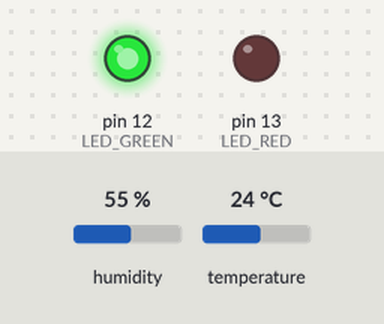
A sketch run on a simulated Arduino Uno, built with avr-gcc and run on an emulated ATmega328P. Shown: output pins drawn as LEDs (lit = HIGH). The inputs (shaded band) are chosen by the test bench; at power-on: humidity 55 %, temperature 24 °C. What the sketch prints to the serial monitor is not drawn.

Above: at 0.1 s.
Timing chart, 0 to 1.6 s (numbered marks = the images above):
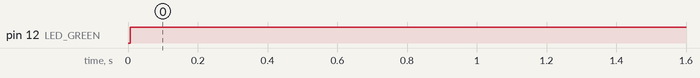

Measured:
- by itself, pin 12 (LED_GREEN): LOW → HIGH at 0.01 s

The sketch:

temperature.ino
```cpp
/*
 * TNK116 - Internet of Things
 * Sketch for blink
 * Board Arduino UNO
 * 1 x green LED
 * 1 x red LED
 * 1 x DHT22 (Temperature/Humidity sensor)
 */

// Including 3rd party software for reading DHT22.
#include "DHT.h"
#include "Adafruit_Sensor.h"

// Declaring pin and sensor type.
// Todo: Change the "PIN_NR" to pin number for the input pin of the
//       temperature sensor

#define DHTPIN 11
#define DHTTYPE DHT22

// Declaring a DHT object.
DHT dht(DHTPIN, DHTTYPE);

// Declaring variable to store LED instructions.
byte instructions[2] = {1,0};

// Selecting the pins for the LED (green)
// Todo: Set the right pin number for the green and red LED.
const int LED_GREEN = 12;
const int LED_RED = 13;
//const int LED_BLUE = 8;

float temperature, humidity;

// This method sends measurements to the Raspberry pi over the serial
// connection. The Raspberry pi assumes that the sign + or - is sent and that
// the mesurement has two digits and two decimals.
//
// Consult the following sites to solve this task:
// Serial: https://www.arduino.cc/reference/en/language/functions/communication/serial/print
void printMeasurement(float value)
{
  // Printing sign.
  // Todo: Check if the value is positive or negative and print the sign + or -
  //       to the serial bus
  if(value < 0.0) {
    Serial.print("-");
  }
  else {
    Serial.print("+");
  }


  // Padding values that only have 1 digit with an extra 0.
  // Todo: Check it the values only has 1 digit and if so send an 0 to the
  //       serial bus.
  if(value < 10.0) {
    Serial.print("0");
  }

  // Printing value.
  // Todo: Send the absolute value to the serial bus.
  Serial.print(value);
}

// This method reads instructions from the serial bus and sets the LED-diods
// to low or high depending on the instructions. The instructions are two bytes.
//
// Serial: https://www.arduino.cc/reference/en/language/functions/communication/serial/print
void updateLEDs()
{
  // Reading the instructions from the serial bus.
  while(Serial.available()>=2)
  {
	  // Todo: Read two bytes from the serial bus into the instructions
	  //       variable.
    Serial.readBytes(instructions, 2);
  }

  //if(instructions[0] == 1) {
  //  digitalWrite(LED_BLUE, HIGH);
  //}

  // Sets the green LED to high if the first bit in the instructions variable
  // is a 1 and sets the green LED to low if the first bit of the instructions
  // variable is 0.

  // Todo: Set the green LED to low/high depending on the first bit of the
  //       instructions variable.

  if((instructions[0] & 1)  == 1) {
    digitalWrite(LED_GREEN, HIGH);
  } else {
    digitalWrite(LED_GREEN, LOW);
  }

  //Serial.println(bitRead(instructions[0], 0));


  // Sets the red LED to high if the second bit in the instructions variable
  // is a 1 and sets the red LED to low if the second bit of the instructions
  // variable is 0.

  // Todo: Set the red LED to low/high depending on the second bit of the
  //       instructions variable.

  if(((instructions[0] & 2)>>1)  == 1) {
    digitalWrite(LED_RED, HIGH);
  } else {
    digitalWrite(LED_RED, LOW);
  }
}

void setup() {
  // Setup for that runs once in the beginning.
  // Defining the type of pins, in this case output.
  pinMode(LED_GREEN, OUTPUT);
  pinMode(LED_RED, OUTPUT);

  // Initializing the DHT sensor.
  dht.begin();

  // Setting the green pin to high.
  //digitalWrite(LED_GREEN, HIGH);


  // Starting a serial connection.
  Serial.begin(9600);
}

// This is the main loop of the Arduino code.
void loop()
{
  // Reading the temperature and humidity from the sensor.
  temperature = dht.readTemperature();
  humidity = dht.readHumidity();

  // Restarts the loop after 1 second if no measurements was read.
  if (isnan(temperature) || isnan(humidity)) {
	// Waiting 1 second.
	delay(1000);
	return;
  }

  // Printing statistics to the serial connection.
  //Serial.println(temperature);
  //Serial.println(humidity);
  printMeasurement(temperature);
  printMeasurement(humidity);

  updateLEDs();

  // Waiting 1 second.
  delay(1000);
}
```
